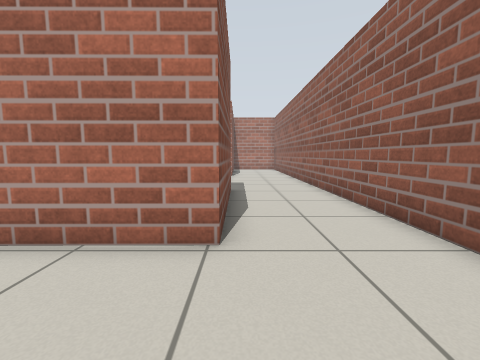
View 1 (above)

17 first-person views from a walk through a Gazebo world. The camera is 0.72 m above the floor, tilts 6° down and sees 90° across. The floor is counted in squares, 0.5 m on a side. Each view is taken from the middle of a square. On the plan, view 1 faces up. The plan holds only what a view shows up to about 13 squares ahead; the rest is blank. Robots are left out.

View 2
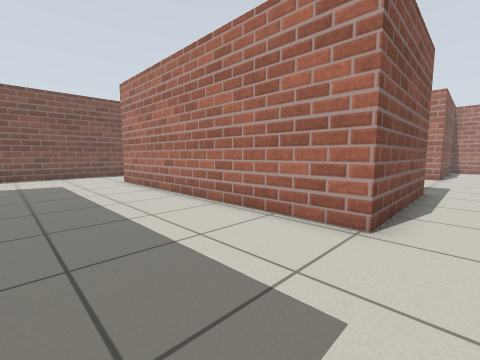

View 3
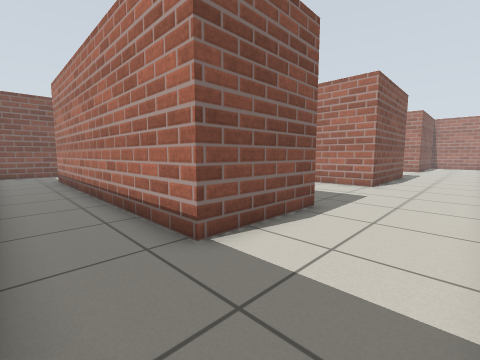

View 4
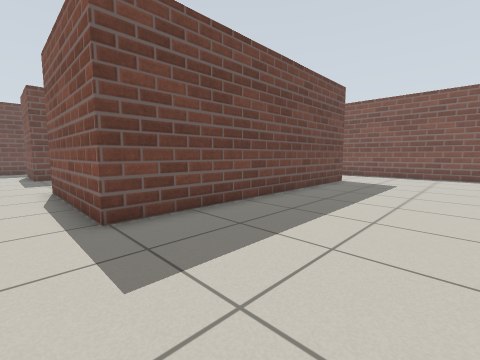

View 5
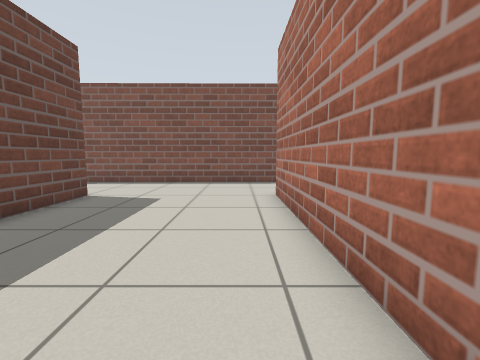

View 6
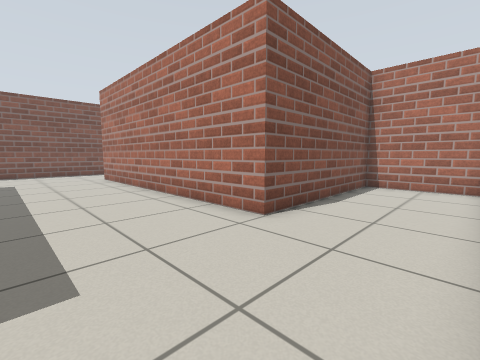

View 7
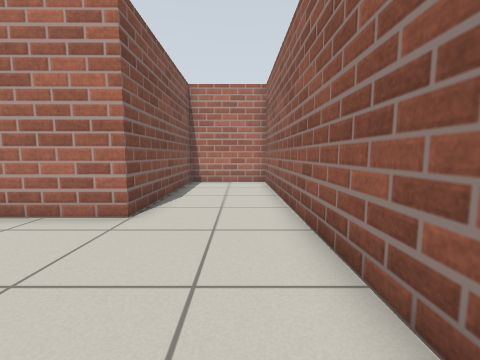

View 8
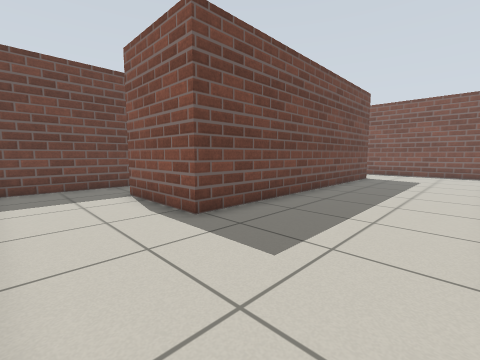

View 9
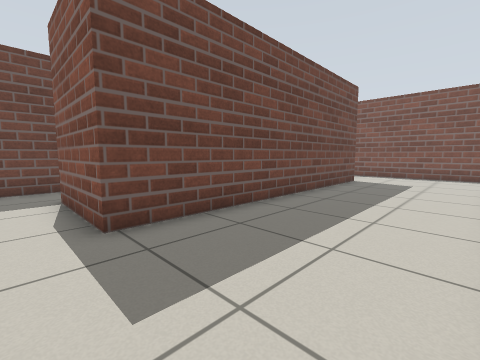

View 10
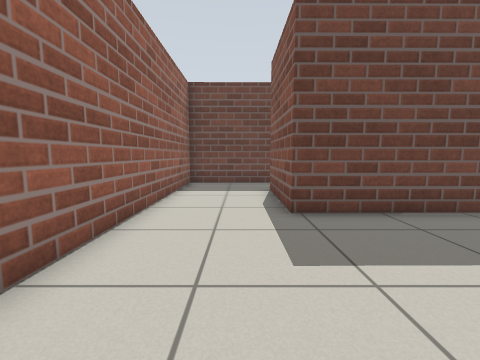

View 11
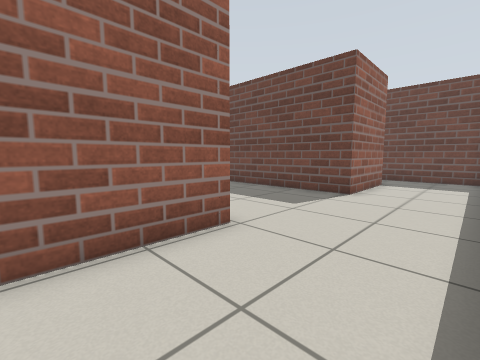

View 12
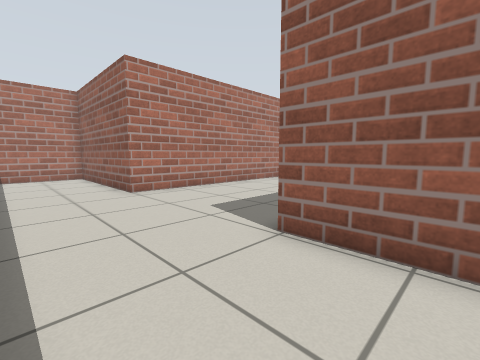

View 13
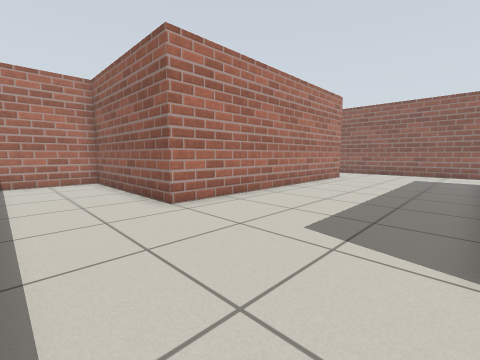

View 14
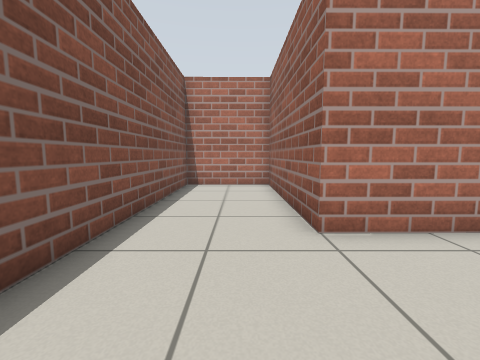

View 15
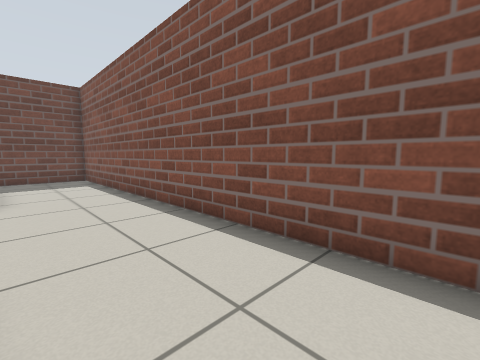

View 16
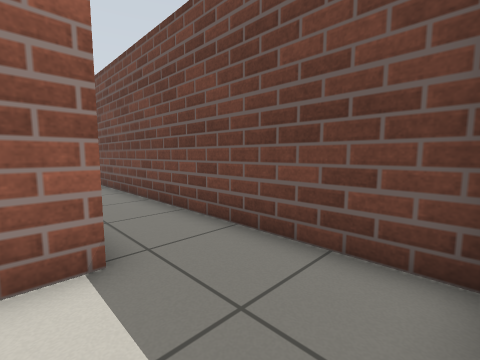

View 17
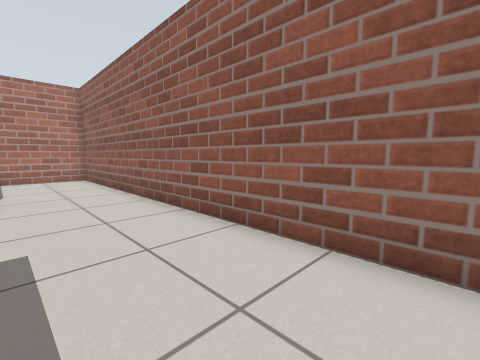

### Floor plan
Points are (right, up) in squares from view 1. A wall is a line through its corners. A room is listed if a view was taken in it or the views show most of it. See-through windows are left out.
Room 1 (views 1, 2, 3, 4, 5, 6, 7, 8, 9, 10, 11, 12, 13, 14, 15, 16, 17)
walls: (-12.4, 9.6) (-0.3, 9.7) (-0.3, 3.7) (-12.3, 3.6) (-12.4, 9.6); (3.5, 3.4) (3.3, 23.6) (-0.4, 23.6) (-0.4, 16.4) (-12.4, 16.3) (-12.5, 23.5) (-16.6, 23.5) (-16.3, -8.4) (-3.3, -8.3); (-12.8, -1.9) (-0.3, -1.8) (-0.2, -5.8) (-12.7, -5.9) (-12.8, -1.9); (-1.3, -8.3) (3.6, -8.3) (3.5, 1.6)

Positions as (right, up) in squares from view 1, and headings:
1: (0, 0), facing up
2: (1, -1), facing up-left
3: (3, -8), facing up-left
4: (1, 15), facing down-left
5: (-4, 15), facing left
6: (3, 12), facing up-left
7: (2, 11), facing up
8: (3, 3), facing down-left
9: (1, 3), facing down-left
10: (1, 4), facing down
11: (-16, 7), facing down-right
12: (-16, 7), facing up-right
13: (-16, 10), facing up-right
14: (-14, 12), facing up
15: (-13, 7), facing down-left
16: (-16, -5), facing down-right
17: (0, 8), facing up-right
